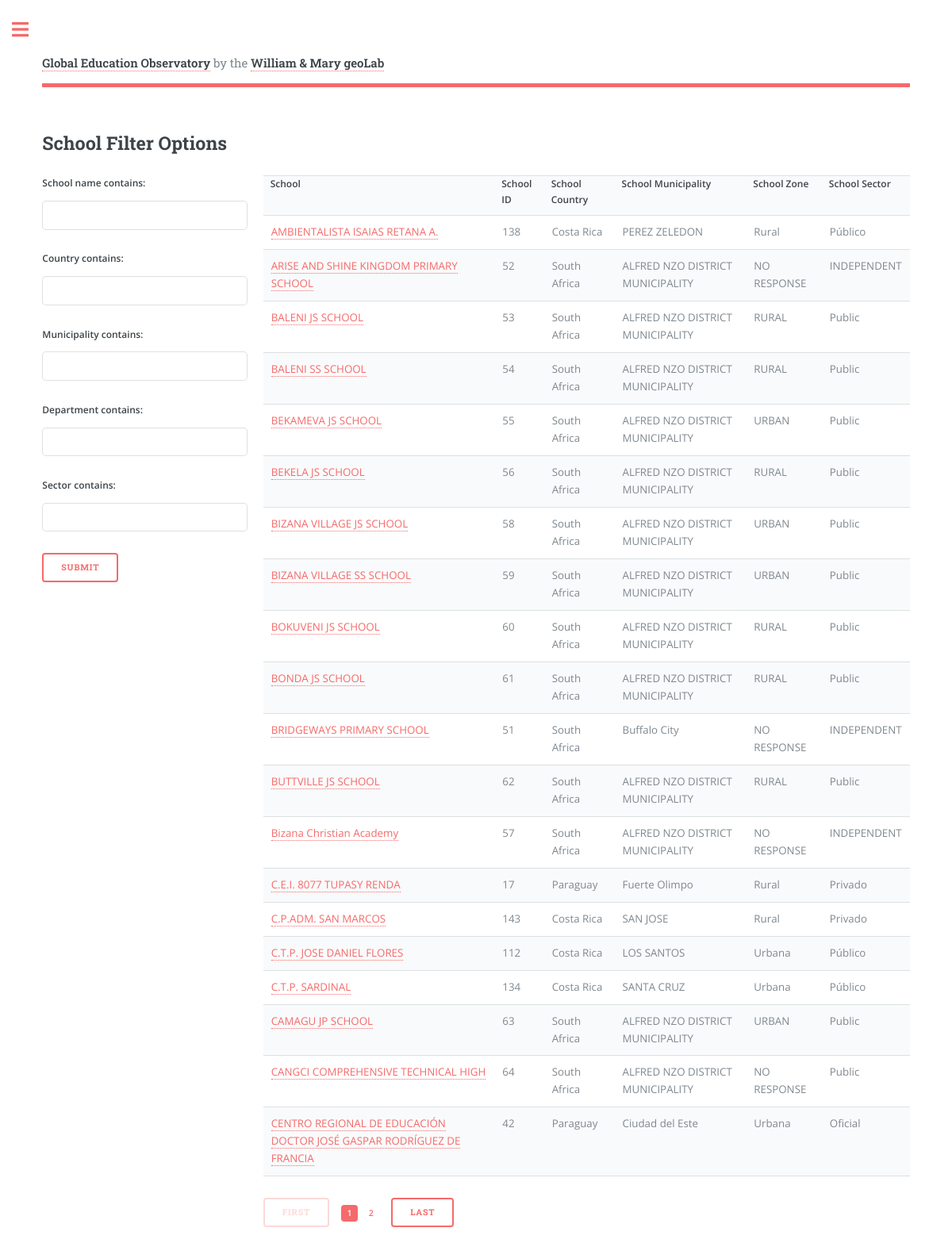
The page /schools_list/ on the database its author committed.
### school_app/models.py (models this page shows, shortened)
class School(models.Model):
    id = models.IntegerField(primary_key=True)
    country = models.TextField()
    data_year = models.IntegerField()
    school_name = models.TextField()
    sector = models.TextField()
    school_level = models.TextField()
    municipality = models.TextField()
    department = models.TextField()
    zone = models.TextField()
    address = models.TextField()
    total_enrollment = models.IntegerField()
    lon = models.FloatField()
    lat = models.FloatField()
    class Meta:
        managed = False
        db_table = 'schools'

### school_app/views.py (the view)
# urls.py: path('schools_list/', views.SchoolListView.as_view()),
class SchoolListView(FilterView):
    model = School
    paginate_by = 20
    template_name = "schools_list.html"
    ordering = ['school_name']
    filterset_class = SchoolResourcesFilter

### school_app/templates/schools_list.html (shortened to what this page needs)
{% extends "generic.html" %}
{% load static %}
{% block main %}
<section>
    <header class="main">
        <h2>School Filter Options</h2>
    </header>
    <div class="row">
        <div class="col-3 col-12-small">
            <form method="get">
                {{ filter.form.as_p }}
                <input type="submit" />
            </form>
        </div>
        <div class="col-9 col-12-small">
            <table>
                <tr>
                    <th>School</th>
                    <th>School ID</th>
                    <th>School Country</th>
                    <th>School Municipality</th>
                    <th>School Zone</th>
                    <th>School Sector</th>
                </tr>
                {% for obj in page_obj %}
                    <tr>
                        <td><a href="/schools/{{ obj.id }}">
                            {{ obj.school_name }}
                        </a></td>
                        <td>{{ obj.id }}</td>
                        <td>{{ obj.country }}</td>
                        <td>{{ obj.municipality }}</td>
                        <td>{{ obj.zone }}</td>
                        <td>{{ obj.sector }}</td>
                    </tr>
                {% endfor %}
            </table>
            <ul class="pagination">
                {% if page_obj.has_previous %}
                <li><a href="?page=1" class="button">First</a></li>
                <li><a href="?page={{ page_obj.previous_page_number }}" class="page">{{ page_obj.previous_page_number }}</a></li>
                {% else %}
                <li><span class="button disabled">First</span></li>
                {% endif %}
                <li><a href="#" class="page active">{{ page_obj.number }}</a></li>
                {% if page_obj.has_next %}
                <li><a href="?page={{ page_obj.next_page_number }}" class="page">{{ page_obj.next_page_number }}</a></li>
                <li><a href="?page={{ page_obj.paginator.num_pages }}" class="button">Last</a></li>
                {% else %}
                <li><span class="button disabled">Last</span></li>
                {% endif %}
            </ul>
        </div>
    </div>
</section>
{% endblock %}

### rows shown on the page
School: school_name "AMBIENTALISTA ISAIAS RETANA A.", id "138", country "Costa Rica", municipality "PEREZ ZELEDON", zone "Rural", sector "Público"
School: school_name "ARISE AND SHINE KINGDOM PRIMARY SCHOOL", id "52", country "South Africa", municipality "ALFRED NZO DISTRICT MUNICIPALITY", zone "NO RESPONSE", sector "INDEPENDENT"
School: school_name "BALENI JS SCHOOL", id "53", country "South Africa", municipality "ALFRED NZO DISTRICT MUNICIPALITY", zone "RURAL", sector "Public"
School: school_name "BALENI SS SCHOOL", id "54", country "South Africa", municipality "ALFRED NZO DISTRICT MUNICIPALITY", zone "RURAL", sector "Public"
School: school_name "BEKAMEVA JS SCHOOL", id "55", country "South Africa", municipality "ALFRED NZO DISTRICT MUNICIPALITY", zone "URBAN", sector "Public"
School: school_name "BEKELA JS SCHOOL", id "56", country "South Africa", municipality "ALFRED NZO DISTRICT MUNICIPALITY", zone "RURAL", sector "Public"
School: school_name "BIZANA VILLAGE JS SCHOOL", id "58", country "South Africa", municipality "ALFRED NZO DISTRICT MUNICIPALITY", zone "URBAN", sector "Public"
School: school_name "BIZANA VILLAGE SS SCHOOL", id "59", country "South Africa", municipality "ALFRED NZO DISTRICT MUNICIPALITY", zone "URBAN", sector "Public"
School: school_name "BOKUVENI JS SCHOOL", id "60", country "South Africa", municipality "ALFRED NZO DISTRICT MUNICIPALITY", zone "RURAL", sector "Public"
School: school_name "BONDA JS SCHOOL", id "61", country "South Africa", municipality "ALFRED NZO DISTRICT MUNICIPALITY", zone "RURAL", sector "Public"
School: school_name "BRIDGEWAYS PRIMARY SCHOOL", id "51", country "South Africa", municipality "Buffalo City", zone "NO RESPONSE", sector "INDEPENDENT"
School: school_name "BUTTVILLE JS SCHOOL", id "62", country "South Africa", municipality "ALFRED NZO DISTRICT MUNICIPALITY", zone "RURAL", sector "Public"
School: school_name "Bizana Christian Academy", id "57", country "South Africa", municipality "ALFRED NZO DISTRICT MUNICIPALITY", zone "NO RESPONSE", sector "INDEPENDENT"
School: school_name "C.E.I. 8077 TUPASY RENDA", id "17", country "Paraguay", municipality "Fuerte Olimpo", zone "Rural", sector "Privado"
School: school_name "C.P.ADM. SAN MARCOS", id "143", country "Costa Rica", municipality "SAN JOSE", zone "Rural", sector "Privado"
School: school_name "C.T.P. JOSE DANIEL FLORES", id "112", country "Costa Rica", municipality "LOS SANTOS", zone "Urbana", sector "Público"
School: school_name "C.T.P. SARDINAL", id "134", country "Costa Rica", municipality "SANTA CRUZ", zone "Urbana", sector "Público"
School: school_name "CAMAGU JP SCHOOL", id "63", country "South Africa", municipality "ALFRED NZO DISTRICT MUNICIPALITY", zone "URBAN", sector "Public"
School: school_name "CANGCI COMPREHENSIVE TECHNICAL HIGH", id "64", country "South Africa", municipality "ALFRED NZO DISTRICT MUNICIPALITY", zone "NO RESPONSE", sector "Public"
School: school_name "CENTRO REGIONAL DE EDUCACIÓN DOCTOR JOSÉ GASPAR RODRÍGUEZ DE FRANCIA", id "42", country "Paraguay", municipality "Ciudad del Este", zone "Urbana", sector "Oficial"

### other values the page prints
{{ page_obj.number }} "1"
{{ page_obj.next_page_number }} "2"
